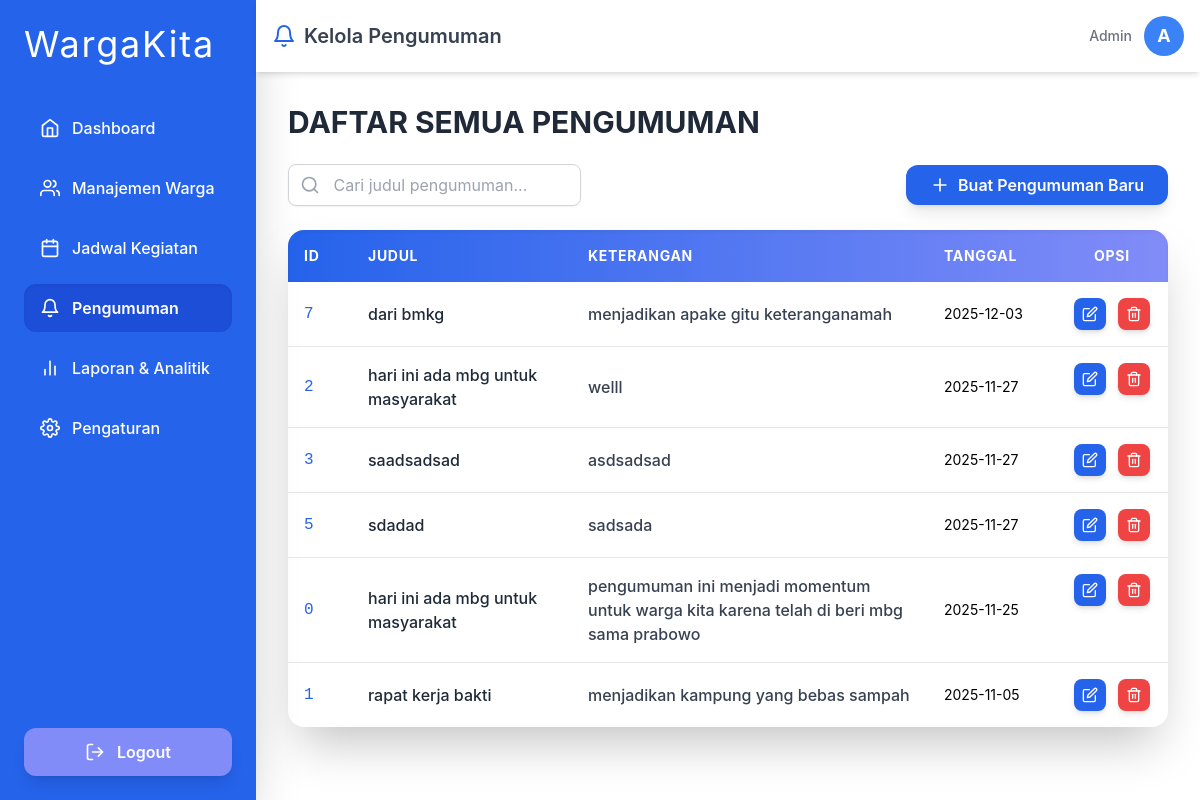
Page /jadwalin/admin/pengumuman.php on the committed database.
### tables this page shows
CREATE TABLE `pengumuman` (
  `id` int(10) NOT NULL,
  `judul` varchar(255) NOT NULL,
  `keterangan` varchar(255) NOT NULL,
  `tanggal_publikasi` date NOT NULL
);

### jadwalin/admin/pengumuman.php (the view, shortened to what this page needs)
<?php
include '../koneksi/koneksi.php';
$data_pengumuman = mysqli_query($koneksi, "SELECT * FROM pengumuman ORDER BY tanggal_publikasi DESC");
?>
<!DOCTYPE html>
<html lang="en">
<head>
    <script src="https://cdn.tailwindcss.com"></script>
</head>
<body class="bg-white-50 flex min-h-screen">
    <div class="w-64 min-h-screen bg-blue-600 p-6 shadow-2xl fixed flex flex-col justify-between">
        <div>
            <h1 class="text-4xl font-poppins text-white mb-10 tracking-wider">WargaKita</h1>
            <ul class="space-y-3">
                <li>
                    <a href="../index/admin.php"
                        class="flex items-center gap-3 py-3 px-4 rounded-xl text-white font-medium hover:bg-blue-700 transition duration-200">
                        <i data-feather="home" class="w-5 h-5"></i>
                        Dashboard
                    </a>
                </li>
                <li>
                    <a href="../admin/manajement_warga.php"
                        class="flex items-center gap-3 py-3 px-4 rounded-xl text-white font-medium hover:bg-blue-700 transition duration-200">
                        <i data-feather="users" class="w-5 h-5"></i>
                        Manajemen Warga
                    </a>
                </li>
                <li>
                    <a href="../admin/jadwal_kegiatan.php"
                        class="flex items-center gap-3 py-3 px-4 rounded-xl text-white font-medium hover:bg-blue-700 transition duration-200">
                        <i data-feather="calendar" class="w-5 h-5"></i>
                        Jadwal Kegiatan
                    </a>
                </li>
                <li>
                    <a href="../admin/pengumuman.php"
                        class="flex items-center gap-3 py-3 px-4 rounded-xl bg-blue-700 text-white font-semibold shadow-inner transition duration-200">
                        <i data-feather="bell" class="w-5 h-5"></i>
                        Pengumuman
                    </a>
                </li>
                <li>
                    <a href="../admin/laporan&analitik.php"
                        class="flex items-center gap-3 py-3 px-4 rounded-xl text-white font-medium hover:bg-blue-700 transition duration-200">
                        <i data-feather="bar-chart-2" class="w-5 h-5"></i>
                        Laporan & Analitik
                    </a>
                </li>
                <li>
                    <a href="../pengaturan/pengaturan.php"
                        class="flex items-center gap-3 py-3 px-4 rounded-xl text-white font-medium hover:bg-blue-700 transition duration-200">
                        <i data-feather="settings" class="w-5 h-5"></i>
                        Pengaturan
                    </a>
                </li>
            </ul>
        </div>
        <a href="../aksi/logout.php"
            class="flex items-center gap-3 py-3 px-4 rounded-xl bg-indigo-400 text-white font-semibold hover:bg-red-500 transition duration-200 justify-center shadow-lg">
            <i data-feather="log-out" class="w-5 h-5"></i>
            Logout
        </a>
    </div>
    <div class="ml-64 w-full flex flex-col">
        <header class="bg-white shadow-md p-4 flex justify-between items-center sticky top-0 z-10">
            <div class="flex items-center gap-2 text-xl font-semibold text-gray-700">
                <span class="text-blue-600">
                    <i data-feather="bell" class="w-6 h-6"></i>
                </span>
                Kelola Pengumuman
            </div>
            <div class="flex items-center gap-3">
                <span class="text-sm font-medium text-gray-500">Admin</span>
                <div
                    class="w-10 h-10 bg-blue-500 text-white rounded-full flex items-center justify-center font-bold text-lg">
                    A
                </div>
            </div>
        </header>
        <div class="p-8 flex-grow">
            <h2 class="text-3xl font-bold mb-6 text-gray-800">DAFTAR SEMUA PENGUMUMAN</h2>
            <div class="flex flex-col sm:flex-row justify-between items-center mb-6 gap-4">
                <div class="relative w-full sm:w-1/3">
                    <input type="text" placeholder=" Cari judul pengumuman..."
                        class="pl-10 pr-4 py-2 border border-gray-300 rounded-lg w-full focus:ring-2 focus:ring-orange-500 focus:outline-none shadow-sm transition" />
                    <i data-feather="search"
                        class="w-5 h-5 text-gray-400 absolute left-3 top-1/2 transform -translate-y-1/2"></i>
                </div>
                <a href="../admin/tambah_pengumuman.php"
                    class="px-6 py-2 bg-blue-600 text-white font-semibold rounded-xl hover:bg-indigo-300 flex items-center gap-2 shadow-lg transition transform hover:scale-105">
                    <i data-feather="plus" class="w-5 h-5"></i>
                    Buat Pengumuman Baru
                </a>
            </div>
            <div class="bg-white shadow-2xl rounded-2xl overflow-hidden">
                <table class="w-full text-left border-collapse">
                    <thead class="bg-gradient-to-r from-blue-600 to-indigo-400 text-white shadow-inner">
                        <tr>
                            <th class="p-4 text-sm font-bold uppercase tracking-wider w-16">id</th>
                            <th class="p-4 text-sm font-bold uppercase tracking-wider w-1/4">Judul</th>
                            <th class="p-4 text-sm font-bold uppercase tracking-wider">keterangan</th>
                            <th class="p-4 text-sm font-bold uppercase tracking-wider w-32">Tanggal</th>
                            <th class="p-4 text-sm font-bold uppercase tracking-wider text-center w-28">Opsi</th>
                        </tr>
                    </thead>
                    <tbody>
                        <?php
                        if (mysqli_num_rows($data_pengumuman) > 0) {
                            while ($d = mysqli_fetch_assoc($data_pengumuman)) {
                                ?>
                                <tr class="border-b last:border-b-0 hover:bg-blue-50 transition duration-150 ease-in-out">
                                    <td class="p-4 text-blue-600 font-mono"><?= $d['id'] ?></td>
                                    <td class="p-4 font-medium text-gray-800"><?= $d['judul'] ?></td>
                                    <td class="p-4 text-gray-700 font-medium"><?= $d['keterangan'] ?></td>
                                    <td class="p-4 text-black-700 text-sm"><?= $d['tanggal_publikasi'] ?></td>
                                    <td class="p-4 flex gap-3 justify-center items-center">
                                        <a href="edit_pengumuman.php?id=<?= $d['id'] ?>"
                                            class="p-2 bg-blue-600 text-white rounded-lg hover:bg-blue-300 transition shadow-md text-sm transform hover:scale-105"
                                            title="Edit Pengumuman">
                                            <i data-feather="edit" class="w-4 h-4"></i>
                                        </a>
                                        <a href="../aksi/aksi_hapus_pengumuman.php?id=<?= $d['id']; ?>"
                                            onclick="return confirm('Yakin ingin menghapus pengumuman: <?= $d['judul']; ?>?')"
                                            class="p-2 bg-red-500 text-white rounded-lg hover:bg-red-300 transition shadow-md text-sm transform hover:scale-105"
                                            title="Hapus Pengumuman">
                                            <i data-feather="trash-2" class="w-4 h-4"></i>
                                        </a>
                                    </td>
                                </tr>
                            <?php }
                        } ?>
                    </tbody>
                </table>
            </div>
        </div>
    </div>
</body>
</html>

### jadwalin/admin/pengumuman.php (style rules this page uses)
body { font-family: 'Inter', sans-serif; }

### rows in the picture
pengumuman: id "7", judul "dari bmkg", keterangan "menjadikan apake gitu keteranganamah", tanggal_publikasi "2025-12-03"
pengumuman: id "2", judul "hari ini ada mbg untuk masyarakat", keterangan "welll", tanggal_publikasi "2025-11-27"
pengumuman: id "3", judul "saadsadsad", keterangan "asdsadsad", tanggal_publikasi "2025-11-27"
pengumuman: id "5", judul "sdadad", keterangan "sadsada", tanggal_publikasi "2025-11-27"
pengumuman: id "0", judul "hari ini ada mbg untuk masyarakat", keterangan "pengumuman ini menjadi momentum untuk warga kita karena telah di beri mbg sama prabowo", tanggal_publikasi "2025-11-25"
pengumuman: id "1", judul "rapat kerja bakti", keterangan "menjadikan kampung yang bebas sampah", tanggal_publikasi "2025-11-05"
